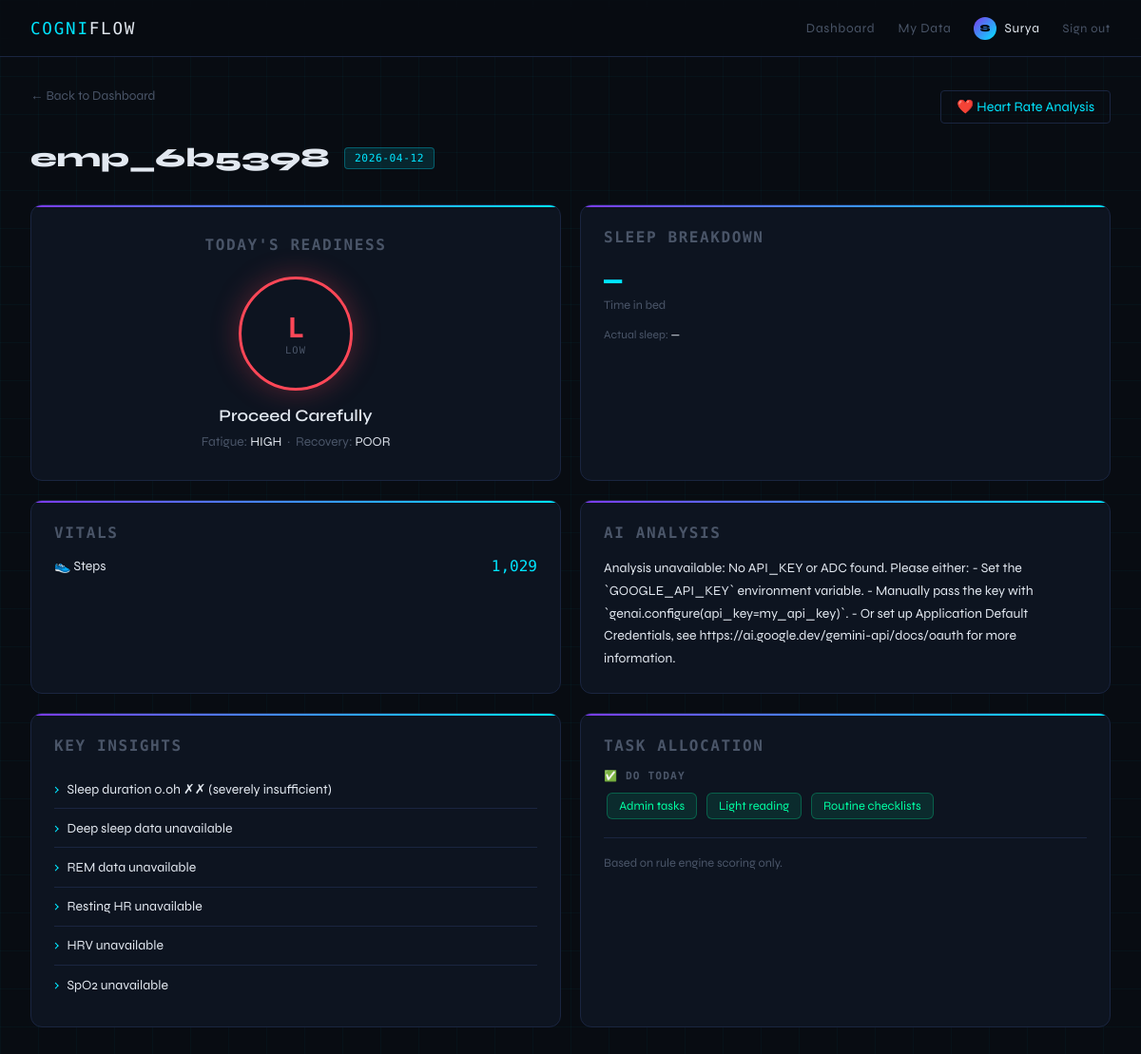
The page /employee/emp_6b5398 (signed in) on the database its author committed.
### models.py (models this page shows, shortened)
class User(db.Model, UserMixin):
    __tablename__ = "users"
    id            = db.Column(db.Integer, primary_key=True)
    email         = db.Column(db.String(255), unique=True, nullable=False, index=True)
    name          = db.Column(db.String(128), nullable=False)
    password_hash = db.Column(db.String(256))
    google_id     = db.Column(db.String(128), unique=True, index=True)
    avatar_url    = db.Column(db.String(512))
    webhook_token = db.Column(db.String(64), unique=True, nullable=False, index=True)
    employee_id   = db.Column(db.String(64), unique=True, nullable=False, index=True)
    role          = db.Column(db.String(32), default="employee")
    is_active     = db.Column(db.Boolean, default=True)
    created_at    = db.Column(db.DateTime, default=datetime.utcnow)

class WatchReading(db.Model):
    __tablename__ = "watch_readings"
    id              = db.Column(db.Integer, primary_key=True)
    employee_id     = db.Column(db.String(64), nullable=False, index=True)
    received_at     = db.Column(db.DateTime, default=datetime.utcnow)
    sleep_date          = db.Column(db.String(20))   # YYYY-MM-DD of the night
    sleep_start         = db.Column(db.DateTime)
    sleep_end           = db.Column(db.DateTime)
    total_sleep_minutes = db.Column(db.Float)
    deep_sleep_minutes  = db.Column(db.Float)
    rem_sleep_minutes   = db.Column(db.Float)
    light_sleep_minutes = db.Column(db.Float)
    awake_minutes       = db.Column(db.Float)
    sleep_score         = db.Column(db.Float)        # 0–100 if watch provides it
    resting_heart_rate  = db.Column(db.Float)
    avg_heart_rate      = db.Column(db.Float)
    hrv                 = db.Column(db.Float)        # Heart Rate Variability (ms)
    spo2                = db.Column(db.Float)        # Blood oxygen %
    steps               = db.Column(db.Integer)
    active_minutes      = db.Column(db.Float)
    calories_burned     = db.Column(db.Float)
    stress_score        = db.Column(db.Float)        # 0–100 if watch provides
    raw_payload         = db.Column(db.Text)
    cognitive_score     = db.Column(db.String(16))   # high / moderate / low
    fatigue_level       = db.Column(db.String(16))   # low / moderate / high
    recovery_state      = db.Column(db.String(16))   # recovered / partial / poor
    analysis            = db.relationship("DailyAnalysis", backref="reading", uselist=False)

class DailyAnalysis(db.Model):
    __tablename__ = "daily_analyses"
    id              = db.Column(db.Integer, primary_key=True)
    reading_id      = db.Column(db.Integer, db.ForeignKey("watch_readings.id"), unique=True)
    employee_id     = db.Column(db.String(64), nullable=False, index=True)
    generated_at    = db.Column(db.DateTime, default=datetime.utcnow)
    summary         = db.Column(db.Text)       # Short LLM narrative
    insights        = db.Column(db.Text)       # JSON array of bullet-point insights
    task_allocation = db.Column(db.Text)       # JSON with recommended/avoid tasks
    warnings        = db.Column(db.Text)       # JSON array of burnout / risk alerts
    full_response   = db.Column(db.Text)       # Full LLM JSON response

### app.py (the view)
@app.route("/employee/<employee_id>")
@login_required
def employee_detail(employee_id):
    if (current_user.role == "employee"
            and current_user.employee_id != employee_id):
        flash("You don't have permission to view that profile.", "error")
        return redirect(url_for("dashboard"))
    readings = (
        WatchReading.query
        .filter_by(employee_id=employee_id)
        .order_by(WatchReading.sleep_date.desc())
        .limit(14)
        .all()
    )
    latest   = readings[0] if readings else None
    analysis = latest.analysis if latest else None
    insights = task_alloc = warnings = {}
    insights, task_alloc, warnings, readiness_label = [], {}, [], "-"
    if analysis:
        try:
            insights        = json.loads(analysis.insights or "[]")
            task_alloc      = json.loads(analysis.task_allocation or "{}")
            warnings        = json.loads(analysis.warnings or "[]")
            full            = json.loads(analysis.full_response or "{}")
            readiness_label = full.get("readiness_label", "-")
        except Exception:
            pass
    return render_template(
        "employee.html",
        employee_id=employee_id,
        readings=readings,
        latest=latest,
        analysis=analysis,
        insights=insights,
        task_alloc=task_alloc,
        warnings=warnings,
        readiness_label=readiness_label,
    )

### app.py (called while the page is built)
@login_manager.user_loader
def load_user(user_id: str):
    return User.query.get(int(user_id))

@app.context_processor
def inject_globals():
    return {
        "google_login_enabled": _google_oauth_enabled,
    }

@app.template_filter("format_duration")
def format_duration(minutes):
    if not minutes:
        return "—"
    mins = int(minutes)
    hrs, mins = divmod(mins, 60)
    if hrs and mins:
        return f"{hrs}hr {mins}m"
    return f"{hrs}hr" if hrs else f"{mins}m"

### templates/employee.html (shortened to what this page needs)
{% extends "base.html" %}
{% set timedelta = namespace(value=None) %}
{% block content %}
<div style="display: flex; justify-content: space-between; align-items: center; margin-bottom: 1rem;">
  <a href="/" class="back-link">← Back to Dashboard</a>
  {% if latest %}
  <a href="/employee/{{ employee_id }}/heart-rate" style="color: var(--accent); text-decoration: none; font-size: 0.9rem; border: 1px solid var(--border); padding: 0.5rem 1rem; border-radius: 4px; transition: all 0.2s; display: inline-block;">❤️ Heart Rate Analysis</a>
  {% endif %}
</div>
<div class="page-header">
  <h1>{{ employee_id }}</h1>
  {% if latest %}
    <span class="tag tag-neutral">{{ latest.sleep_date }}</span>
  {% endif %}
</div>
{% if not latest %}
  <div class="card" style="text-align:center; padding:3rem; color:var(--muted); font-family:var(--mono);">
    No data found for {{ employee_id }}
  </div>
{% else %}
<div class="detail-grid">
  <div class="card readiness-hero">
    {% set score = latest.cognitive_score or 'moderate' %}
    <h3 style="margin-bottom:1.5rem;">Today's Readiness</h3>
    <div class="readiness-circle circle-{{ score }}">
      <span class="circle-score">{{ score[0] | upper }}</span>
      <span class="circle-label">{{ score | upper }}</span>
    </div>
    <div style="font-size:1.1rem; font-weight:600; margin-bottom:.5rem;">{{ readiness_label }}</div>
    <div style="font-size:.85rem; color:var(--muted);">
      Fatigue: <span style="color:var(--text)">{{ latest.fatigue_level | upper }}</span> &nbsp;·&nbsp;
      Recovery: <span style="color:var(--text)">{{ latest.recovery_state | upper }}</span>
    </div>
  </div>
  <div class="card">
    <h3 style="margin-bottom:1rem;">Sleep Breakdown</h3>
    {% set total_sleep = latest.total_sleep_minutes or 0 %}
    {% set awake_time = latest.awake_minutes or 0 %}
    {% set total_all = total_sleep + awake_time %}
    <div style="font-family:var(--mono); font-size:2rem; color:var(--accent); font-weight:700;">
      {{ total_all | format_duration }}
    </div>
    <div style="font-size:.8rem; color:var(--muted); margin-bottom:1rem;">Time in bed</div>
    <div style="font-size:.75rem; color:var(--muted); margin-bottom:1rem;">
      Actual sleep: <span style="color:var(--text);">{{ total_sleep | format_duration }}</span>
    </div>
  </div>
  <div class="card">
    <h3 style="margin-bottom:1rem;">Vitals</h3>
    <div class="metric-row" style="flex-direction:column; gap:.75rem;">
      {% if latest.steps %}
      <div style="display:flex; justify-content:space-between; align-items:center;">
        <span style="font-size:.875rem;">👟 Steps</span>
        <span style="font-family:var(--mono); color:var(--accent)">{{ "{:,}".format(latest.steps) }}</span>
      </div>
      {% endif %}
    </div>
  </div>
  {% if analysis %}
  <div class="card">
    <h3 style="margin-bottom:1rem;">AI Analysis</h3>
    <p style="font-size:.875rem; line-height:1.7; color:var(--text);">{{ analysis.summary }}</p>
  </div>
  <div class="card">
    <h3 style="margin-bottom:1rem;">Key Insights</h3>
    <ul class="insight-list">
      {% for insight in insights %}
        <li><span style="color:var(--accent);">›</span> {{ insight }}</li>
      {% endfor %}
    </ul>
  </div>
  <div class="card">
    <h3 style="margin-bottom:1rem;">Task Allocation</h3>
    {% if task_alloc.recommended %}
    <div class="task-section">
      <h4>✅ Do Today</h4>
      {% for t in task_alloc.recommended %}
        <span class="task-pill task-do">{{ t }}</span>
      {% endfor %}
    </div>
    {% endif %}
    {% if task_alloc.reasoning %}
    <div style="margin-top:1rem; font-size:.8rem; color:var(--muted); line-height:1.6; border-top:1px solid var(--border); padding-top:1rem;">
      {{ task_alloc.reasoning }}
    </div>
    {% endif %}
  </div>
  {% endif %}
</div>
{% endif %}
{% endblock %}

### templates/base.html (shortened to what this page needs)
<!DOCTYPE html>
<html lang="en">
<head>
</head>
<body>
  <nav>
    <a href="/" class="logo">COGNI<span>FLOW</span></a>
    <div style="display:flex; align-items:center; gap:1.5rem;">
      {% if current_user.is_authenticated %}
        <a href="/">Dashboard</a>
        <a href="{{ url_for('employee_detail', employee_id=current_user.employee_id) }}"
           style="color:var(--muted);">My Data</a>
        <a href="{{ url_for('profile') }}"
           style="display:flex; align-items:center; gap:.5rem; color:var(--text);">
          {% if current_user.avatar_url %}
            <img src="{{ current_user.avatar_url }}"
                 style="width:24px;height:24px;border-radius:50%;border:1px solid var(--border);" alt="">
          {% else %}
            <span style="width:24px;height:24px;border-radius:50%;background:linear-gradient(135deg,var(--accent2),var(--accent));display:inline-flex;align-items:center;justify-content:center;font-size:.65rem;font-weight:800;color:#000;">
              {{ current_user.name[0].upper() }}
            </span>
          {% endif %}
          {{ current_user.name.split()[0] }}
        </a>
        <a href="{{ url_for('logout') }}" style="color:var(--muted); font-size:.8rem;">Sign out</a>
      {% else %}
        <a href="{{ url_for('login') }}">Sign in</a>
        <a href="{{ url_for('register') }}"
           style="background:linear-gradient(135deg,var(--accent2),var(--accent));color:#000;padding:.35rem .85rem;border-radius:6px;font-weight:700;font-size:.82rem;">
          Register
        </a>
      {% endif %}
    </div>
  </nav>
  <main>
    {% block content %}{% endblock %}
  </main>
</body>
</html>

### templates/base.html (style rules this page uses)
:root { --bg: #080c12; --surface: #0d1420; --border: #1a2540; --accent: #00e5ff; --accent2: #7c3aed; --green: #00ffa3; --yellow: #ffd60a; --red: #ff4757; --text: #e2e8f0; --muted: #4a5568; --mono: 'Space Mono', monospace; --sans: 'Syne', sans-serif; }
* { box-sizing: border-box; margin: 0; padding: 0; }
body { background: var(--bg); color: var(--text); font-family: var(--sans); min-height: 100vh; }
body::before { content: ''; position: fixed; inset: 0; background-image: linear-gradient(rgba(0,229,255,.03) 1px, transparent 1px), linear-gradient(90deg, rgba(0,229,255,.03) 1px, transparent 1px); background-size: 40px 40px; pointer-events: none; z-index: 0; }
nav { position: sticky; top: 0; z-index: 100; background: rgba(8,12,18,.85); backdrop-filter: blur(12px); border-bottom: 1px solid var(--border); padding: 0 2rem; display: flex; align-items: center; justify-content: space-between; height: 60px; }
.logo { font-family: var(--mono); font-size: 1.1rem; color: var(--accent); letter-spacing: 0.1em; text-decoration: none; }
.logo span { color: var(--text); }
nav a { color: var(--muted); text-decoration: none; font-size: .85rem; letter-spacing: .05em; transition: color .2s; }
main { position: relative; z-index: 1; max-width: 1200px; margin: 0 auto; padding: 2rem; }
.card { background: var(--surface); border: 1px solid var(--border); border-radius: 12px; padding: 1.5rem; position: relative; overflow: hidden; }
.card::before { content: ''; position: absolute; top: 0; left: 0; right: 0; height: 2px; background: linear-gradient(90deg, var(--accent2), var(--accent)); }
.tag { display: inline-block; font-family: var(--mono); font-size: .7rem; padding: .25rem .6rem; border-radius: 4px; letter-spacing: .05em; }
.tag-neutral { background: rgba(0,229,255,.12); color: var(--accent); border: 1px solid rgba(0,229,255,.3); }
.metric-row { display: flex; gap: .5rem; flex-wrap: wrap; margin-top: .75rem; }
h1 { font-size: 1.75rem; font-weight: 800; }
h3 { font-size: 1rem; font-weight: 600; color: var(--muted); text-transform: uppercase; letter-spacing: .1em; font-family: var(--mono); }
.page-header { margin-bottom: 2rem; display: flex; align-items: center; gap: 1rem; }

### templates/employee.html (style rules this page uses)
.detail-grid { display: grid; grid-template-columns: 1fr 1fr; gap: 1.25rem; }
.readiness-hero { text-align: center; padding: 2rem; }
.readiness-circle { width: 120px; height: 120px; border-radius: 50%; display: flex; flex-direction: column; align-items: center; justify-content: center; margin: 0 auto 1rem; font-family: var(--mono); border: 3px solid; position: relative; }
.circle-low { border-color: var(--red); box-shadow: 0 0 30px rgba(255,71,87,.3); }
.circle-score { font-size: 1.8rem; font-weight: 700; }
.circle-low .circle-score { color: var(--red); }
.circle-label { font-size: .65rem; color: var(--muted); letter-spacing: .1em; }
.insight-list { list-style: none; }
.insight-list li { padding: .6rem 0; border-bottom: 1px solid var(--border); font-size: .875rem; line-height: 1.5; display: flex; gap: .5rem; }
.insight-list li:last-child { border-bottom: none; }
.task-section { margin-bottom: 1rem; }
.task-section h4 { font-family: var(--mono); font-size: .7rem; color: var(--muted); text-transform: uppercase; letter-spacing: .1em; margin-bottom: .5rem; }
.task-pill { display: inline-block; padding: .3rem .75rem; border-radius: 6px; font-size: .8rem; margin: .2rem; }
.task-do { background: rgba(0,255,163,.1); color: var(--green); border: 1px solid rgba(0,255,163,.25); }
.back-link { display: inline-flex; align-items: center; gap: .4rem; color: var(--muted); text-decoration: none; font-size: .85rem; margin-bottom: 1.5rem; transition: color .2s; }

### rows shown on the page
User: name "S", name "Surya"
WatchReading: sleep_date "2026-04-12", cognitive_score "L", cognitive_score "LOW", fatigue_level "HIGH", recovery_state "POOR", steps "1,029"
DailyAnalysis: summary "Analysis unavailable: No API_KEY or ADC found. Please either: - Set the `GOOGLE_API_KEY` environment variable. - Manually pass the key with `genai.configure(api_key=my_api_key)`. - Or set up Application Default Credentials, see https://ai.google.dev/gemini-api/docs/oauth for more information."

### other values the page prints
{{ employee_id }} "emp_6b5398"
{{ readiness_label }} "Proceed Carefully"
{{ total_all | format_duration }} "—"
{{ total_sleep | format_duration }} "—"
{{ insight }} "Sleep duration 0.0h ✗✗ (severely insufficient)" "Deep sleep data unavailable" "REM data unavailable" "Resting HR unavailable" "HRV unavailable" "SpO2 unavailable"
{{ t }} "Admin tasks" "Light reading" "Routine checklists"
{{ task_alloc.reasoning }} "Based on rule engine scoring only."
